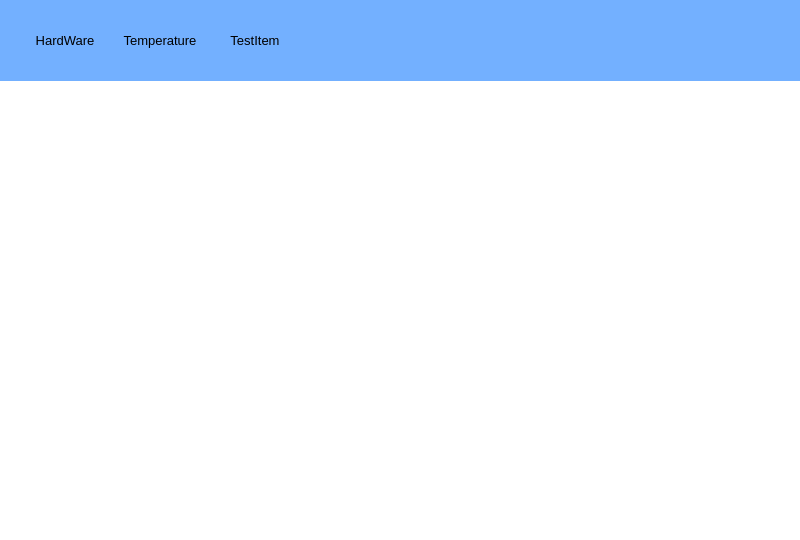
<?xml version="1.0" encoding="UTF-8"?>
<ui version="4.0">
 <class>MainForm</class>
 <widget class="QMainWindow" name="MainForm">
  <property name="geometry">
   <rect>
    <x>0</x>
    <y>0</y>
    <width>800</width>
    <height>540</height>
   </rect>
  </property>
  <property name="font">
   <font>
    <family>Microsoft YaHei UI</family>
    <pointsize>10</pointsize>
   </font>
  </property>
  <property name="windowTitle">
   <string>MainWindow</string>
  </property>
  <property name="styleSheet">
   <string notr="true">background-color: rgb(115, 176, 255);</string>
  </property>
  <widget class="QWidget" name="centralWidget">
   <layout class="QVBoxLayout" name="verticalLayout_2">
    <property name="spacing">
     <number>0</number>
    </property>
    <property name="margin">
     <number>0</number>
    </property>
    <item>
     <layout class="QVBoxLayout" name="verticalLayout" stretch="3,17">
      <property name="spacing">
       <number>0</number>
      </property>
      <item>
       <layout class="QHBoxLayout" name="horizontalLayout">
        <property name="spacing">
         <number>5</number>
        </property>
        <property name="leftMargin">
         <number>20</number>
        </property>
        <item>
         <widget class="QToolButton" name="toolButtonHardware">
          <property name="sizePolicy">
           <sizepolicy hsizetype="Fixed" vsizetype="Expanding">
            <horstretch>0</horstretch>
            <verstretch>0</verstretch>
           </sizepolicy>
          </property>
          <property name="minimumSize">
           <size>
            <width>90</width>
            <height>70</height>
           </size>
          </property>
          <property name="font">
           <font>
            <family>Microsoft YaHei UI</family>
            <pointsize>10</pointsize>
           </font>
          </property>
          <property name="styleSheet">
           <string notr="true">QToolButton#toolButtonHardware
{
	border-style: none;
}
QToolButton#toolButtonHardware:hover
{
    background-color: rgb(167, 205, 255)
}</string>
          </property>
          <property name="text">
           <string>HardWare</string>
          </property>
          <property name="popupMode">
           <enum>QToolButton::DelayedPopup</enum>
          </property>
          <property name="toolButtonStyle">
           <enum>Qt::ToolButtonTextUnderIcon</enum>
          </property>
         </widget>
        </item>
        <item>
         <widget class="QToolButton" name="toolButtonTempManagement">
          <property name="sizePolicy">
           <sizepolicy hsizetype="Fixed" vsizetype="Expanding">
            <horstretch>0</horstretch>
            <verstretch>0</verstretch>
           </sizepolicy>
          </property>
          <property name="minimumSize">
           <size>
            <width>90</width>
            <height>70</height>
           </size>
          </property>
          <property name="font">
           <font>
            <family>Microsoft YaHei UI</family>
            <pointsize>10</pointsize>
           </font>
          </property>
          <property name="styleSheet">
           <string notr="true">QToolButton#toolButtonTempManagement
{
	border-style: none;
}
QToolButton#toolButtonTempManagement:hover
{
    background-color: rgb(167, 205, 255)
}</string>
          </property>
          <property name="text">
           <string>Temperature</string>
          </property>
         </widget>
        </item>
        <item>
         <widget class="QToolButton" name="toolButtonTestItem">
          <property name="sizePolicy">
           <sizepolicy hsizetype="Fixed" vsizetype="Expanding">
            <horstretch>0</horstretch>
            <verstretch>0</verstretch>
           </sizepolicy>
          </property>
          <property name="minimumSize">
           <size>
            <width>90</width>
            <height>70</height>
           </size>
          </property>
          <property name="font">
           <font>
            <family>Microsoft YaHei UI</family>
            <pointsize>10</pointsize>
           </font>
          </property>
          <property name="styleSheet">
           <string notr="true">QToolButton#toolButtonTestItem
{
	border-style: none;
}
QToolButton#toolButtonTestItem:hover
{
    background-color: rgb(167, 205, 255)
}</string>
          </property>
          <property name="text">
           <string>TestItem</string>
          </property>
         </widget>
        </item>
        <item>
         <spacer name="horizontalSpacer">
          <property name="orientation">
           <enum>Qt::Horizontal</enum>
          </property>
          <property name="sizeHint" stdset="0">
           <size>
            <width>40</width>
            <height>20</height>
           </size>
          </property>
         </spacer>
        </item>
       </layout>
      </item>
      <item>
       <widget class="QStackedWidget" name="stackedWidget">
        <property name="sizePolicy">
         <sizepolicy hsizetype="Expanding" vsizetype="Expanding">
          <horstretch>0</horstretch>
          <verstretch>0</verstretch>
         </sizepolicy>
        </property>
        <property name="minimumSize">
         <size>
          <width>798</width>
          <height>457</height>
         </size>
        </property>
        <property name="styleSheet">
         <string notr="true">background-color: rgb(255, 255, 255);</string>
        </property>
        <property name="lineWidth">
         <number>0</number>
        </property>
        <widget class="QWidget" name="page">
         <property name="baseSize">
          <size>
           <width>776</width>
           <height>397</height>
          </size>
         </property>
        </widget>
        <widget class="QWidget" name="page_2"/>
       </widget>
      </item>
     </layout>
    </item>
   </layout>
  </widget>
 </widget>
 <layoutdefault spacing="6" margin="11"/>
 <resources>
 </resources>
 <connections/>
</ui>
